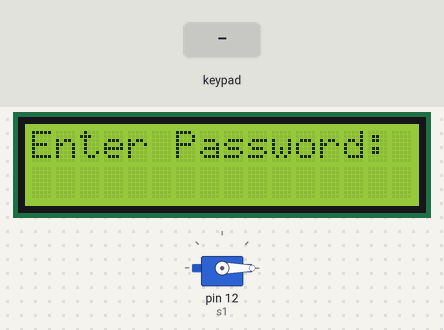
Recording of a sketch running on a simulated Arduino Uno, built with avr-gcc and run on an emulated ATmega328P. Parts: 16×2 character LCD, servo. Inputs (shaded band) come from the test bench. What the sketch prints to the serial monitor is not drawn.

Above: at 3.2 s.
3.3 s: keypad keys 1 2 3 4 * pressed 0.4 s apart
At 5.4 s:
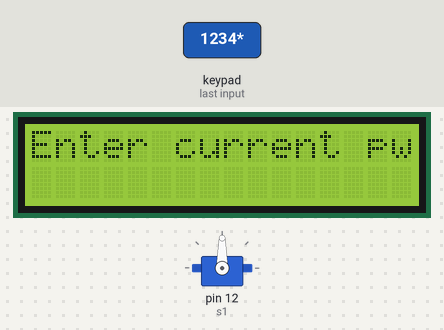
6.8 s: key 'A' pressed
At 8.0 s:
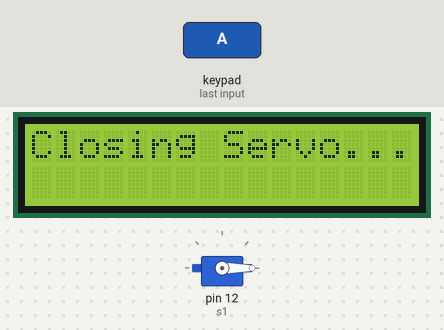
9.8 s: keypad keys 1 2 3 4 pressed 0.4 s apart
At 12.4 s:
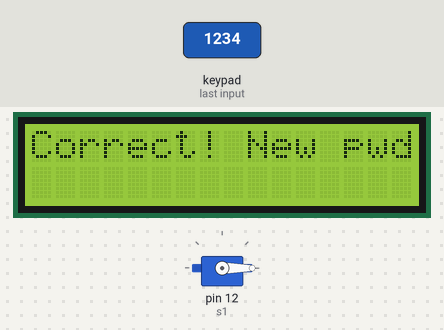
12.9 s: keypad keys 1 2 3 4 # pressed 0.4 s apart
At 15.0 s:
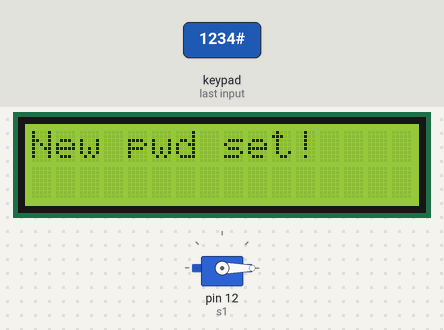
17.6 s: keypad keys 9 8 7 6 pressed 0.4 s apart
At 19.6 s:
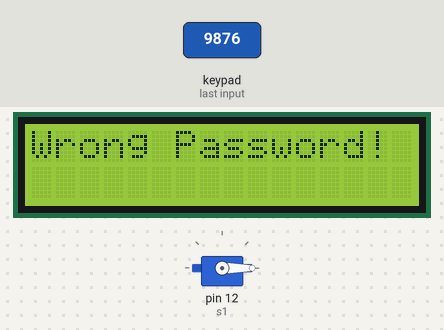
22.2 s: key '*' pressed
At 23.5 s:
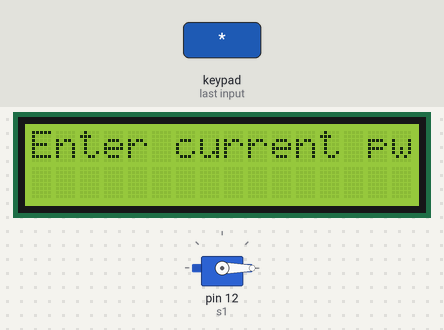
Timing chart, 0 to 24.7 s (numbered marks = the images above; inputs shaded):
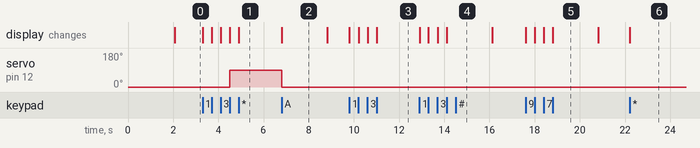

Measured:
- after the input at 3.3 s, servo on pin 12 (s1): 0° → 90° after 1.2 s; the display: first changes at once (image 1 shows a later state)
- after the input at 6.8 s, servo on pin 12 (s1): 90° → 0° at once; the display: changes at once (image 2)
- after the input at 9.8 s, the display: first changes at once (image 3 shows a later state)
- after the input at 12.9 s, the display: first changes at once (image 4 shows a later state)
- after the input at 17.6 s, the display: first changes at once (image 5 shows a later state)
- after the input at 22.2 s, the display: changes at once (image 6)
- what the display in image 2 shows lasts 2.0 s, from 6.8 s to 8.8 s

The sketch:

digital_lock1.ino
```cpp
#include <Keypad.h>
#include <Servo.h>
#include <LiquidCrystal.h>

Servo s1;
LiquidCrystal lcd(13, 12, 11, 10, 9, 8);

const byte Rows = 4;
const byte Col = 4;
char keys[Rows][Col] = {
  {'1', '2', '3', 'A'},
  {'4', '5', '6', 'B'},
  {'7', '8', '9', 'C'},
  {'*', '0', '#', 'D'}
};
byte RowPins[Rows] = {9, 8, 7, 6};
byte ColPins[Col] = {5, 4, 3, 2};
Keypad customKeypad = Keypad(makeKeymap(keys), RowPins, ColPins, Rows, Col);

char inputdisp[5];
byte inputIndex = 0;
//default password will be 1234
char password[5] = "1234";
bool settingNewPassword = false;
bool verifyOldPassword = false;

void displayMessage(const char* message);
void processKey(char customkey);
void verifyPassword();
void setNewPassword();
void moveServo();
void closeServo();

void setup() {
  Serial.begin(9600);
  lcd.begin(16, 2);
  lcd.clear();

  // Initial message
  displayMessage("Keypad Test Start");
  s1.attach(12);
  s1.write(0);

  delay(2000);
  displayMessage("Enter Password:");
}

void loop() {
  char customkey = customKeypad.getKey();
  if (customkey) {
    processKey(customkey);
  }
}

void processKey(char customkey) {
  if (customkey == '*') {
    displayMessage("Enter current pwd:");
    verifyOldPassword = true;
    inputIndex = 0;
  } else if (customkey == 'A') {
    closeServo();
  } else if (inputIndex < 4 && isDigit(customkey)) {
    inputdisp[inputIndex] = customkey;
    lcd.setCursor(inputIndex, 1);
    lcd.print('*');
    inputIndex++;
  }

  if (inputIndex == 4) {
    inputdisp[4] = '\0';

    if (verifyOldPassword) {
      verifyPassword();
    } else if (settingNewPassword) {
      setNewPassword();
    } else {
      moveServo();
    }
    inputIndex = 0;
  }
}

void verifyPassword() {
  if (strcmp(inputdisp, password) == 0) {
    displayMessage("Correct! New pwd:");
    settingNewPassword = true;
  } else {
    displayMessage("Wrong Password!");
    delay(2000);
    displayMessage("Enter Password:");
  }
  verifyOldPassword = false;
}

void setNewPassword() {
  strcpy(password, inputdisp);
  displayMessage("New pwd set!");
  delay(2000);
  displayMessage("Enter Password:");
  settingNewPassword = false;
}

void moveServo() {
  if (strcmp(inputdisp, password) == 0) {
    displayMessage("Pwd correct!");
    s1.write(90);
  } else {
    displayMessage("Wrong Password!");
    delay(2000);
    displayMessage("Enter Password:");
  }
}


void closeServo() {
  displayMessage("Closing Servo...");
  s1.write(0);
  delay(2000);
  displayMessage("Enter Password:");
}

void displayMessage(const char* message) {
  lcd.clear();
  lcd.print(message);
  Serial.println(message);
}
```
